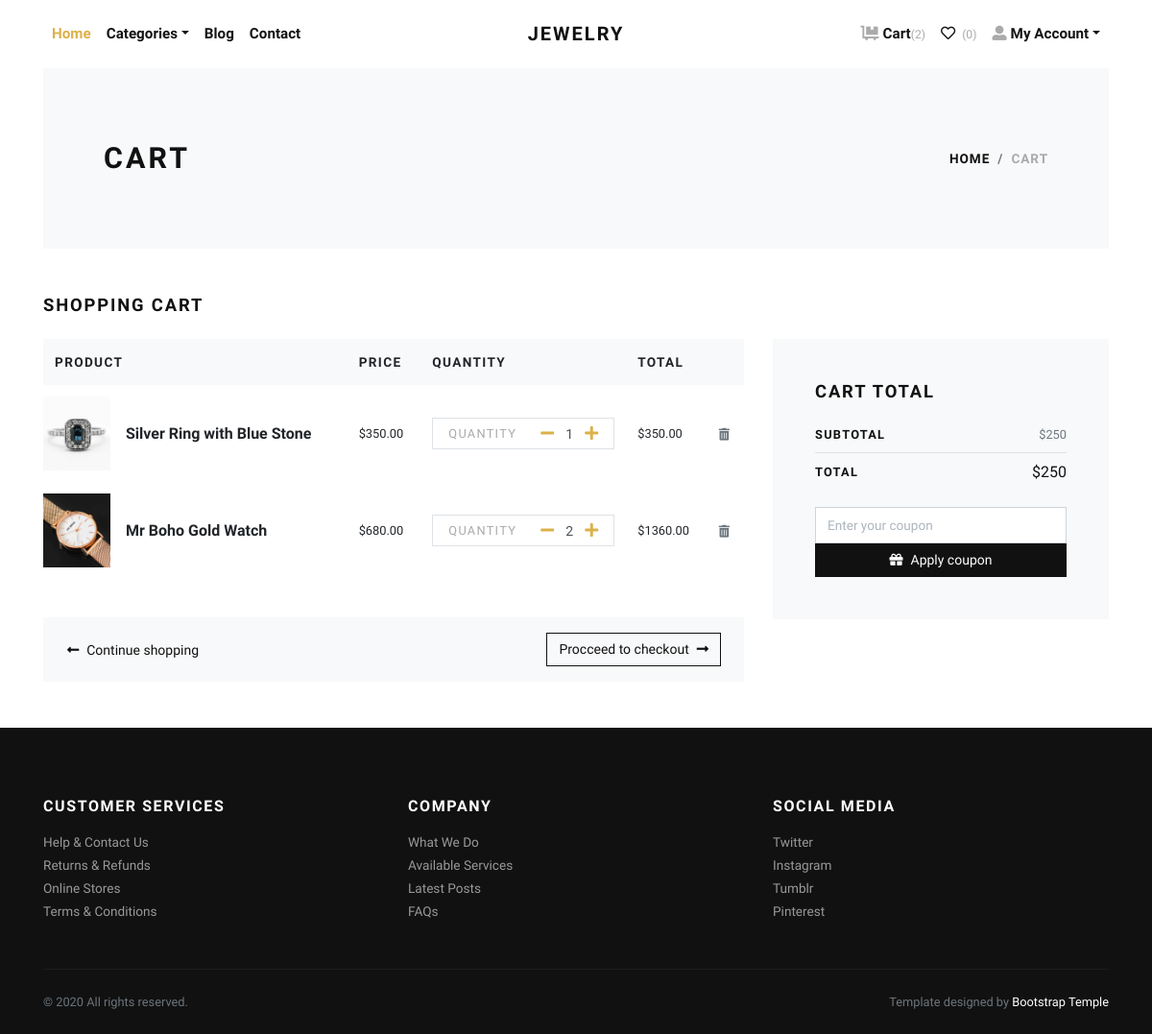
The app's page /cart/ (signed in) with its own data.
### store/models.py (models this page shows, shortened)
class Cart(models.Model):
    user = models.ForeignKey(User, verbose_name="User", on_delete=models.CASCADE)
    product = models.ForeignKey(Product, verbose_name="Product", on_delete=models.CASCADE)
    quantity = models.PositiveIntegerField(default=1, verbose_name="Quantity")
    created_at = models.DateTimeField(auto_now_add=True, verbose_name="Created Date")
    updated_at = models.DateTimeField(auto_now=True, verbose_name="Updated Date")
    @property
    def total_price(self):
        return self.quantity * self.product.price

class Product(models.Model):
    title = models.CharField(max_length=150, verbose_name="Product Title")
    slug = models.SlugField(max_length=160, verbose_name="Product Slug")
    sku = models.CharField(max_length=255, unique=True, verbose_name="Unique Product ID (SKU)")
    short_description = models.TextField(verbose_name="Short Description")
    detail_description = models.TextField(blank=True, null=True, verbose_name="Detail Description")
    product_image = models.ImageField(upload_to='product', blank=True, null=True, verbose_name="Product Image")
    price = models.DecimalField(max_digits=8, decimal_places=2)
    category = models.ForeignKey(Category, verbose_name="Product Categoy", on_delete=models.CASCADE)
    is_active = models.BooleanField(verbose_name="Is Active?")
    is_featured = models.BooleanField(verbose_name="Is Featured?")
    created_at = models.DateTimeField(auto_now_add=True, verbose_name="Created Date")
    updated_at = models.DateTimeField(auto_now=True, verbose_name="Updated Date")
    class Meta:
        verbose_name_plural = 'Products'
        ordering = ('-created_at', )

### store/views.py (the view)
# urls.py: path('cart/', views.cart, name="cart"),
def cart(request):
    user = request.user
    cart_products = Cart.objects.filter(user=user)
    return render(request, 'store/cart.html', {'cart_products':cart_products})

### store/context_preprocessors.py (called while the page is built)
def store_menu(request):
    categories = Category.objects.filter(is_active=True)
    context = {
        'categories_menu': categories,
    }
    return context

def cart_menu(request):
    if request.user.is_authenticated:
        cart_items= Cart.objects.filter(user=request.user)
        context = {
            'cart_items': cart_items,
        }
    else:
        context = {}
    return context

### templates/store/cart.html (shortened to what this page needs)
{% extends 'base.html' %}
{% load static %}
    {% block content %}
      <div class="container">
        <section class="py-5 bg-light">
          <div class="container">
            <div class="row px-4 px-lg-5 py-lg-4 align-items-center">
              <div class="col-lg-6">
                <h1 class="h2 text-uppercase mb-0">Cart</h1>
              </div>
              <div class="col-lg-6 text-lg-right">
                <nav aria-label="breadcrumb">
                  <ol class="breadcrumb justify-content-lg-end mb-0 px-0">
                    <li class="breadcrumb-item"><a href="index.html">Home</a></li>
                    <li class="breadcrumb-item active" aria-current="page">Cart</li>
                  </ol>
                </nav>
              </div>
            </div>
          </div>
        </section>
        {% if cart_products %}
        <section class="py-5">
          <h2 class="h5 text-uppercase mb-4">Shopping cart</h2>
          <div class="row">
            <div class="col-lg-8 mb-4 mb-lg-0">
              <div class="table-responsive mb-4">
                <table class="table">
                  <thead class="bg-light">
                    <tr>
                      <th class="border-0" scope="col"> <strong class="text-small text-uppercase">Product</strong></th>
                      <th class="border-0" scope="col"> <strong class="text-small text-uppercase">Price</strong></th>
                      <th class="border-0" scope="col"> <strong class="text-small text-uppercase">Quantity</strong></th>
                      <th class="border-0" scope="col"> <strong class="text-small text-uppercase">Total</strong></th>
                      <th class="border-0" scope="col"> </th>
                    </tr>
                  </thead>
                  <tbody>
                    {% for cart_product in cart_products %}
                    <tr>
                      <th class="pl-0 border-0" scope="row">
                        <div class="media align-items-center">
                          {% if cart_product.product.product_image %}
                            <a class="reset-anchor d-block animsition-link" href="{% url 'store:product-detail' cart_product.product.slug %}"><img src="{{cart_product.product.product_image.url}}" alt="{{cart_product.product.title}}" width="70"/></a>
                          {% else %}
                            <a class="reset-anchor d-block animsition-link" href="{% url 'store:product-detail' cart_product.product.slug %}"><img src="{% static 'img/product-detail-3.jpg' %}" alt="{{cart_product.product.title}}" width="70"/></a>
                          {% endif %}
                          <div class="media-body ml-3"><strong class="h6"><a class="reset-anchor animsition-link" href="{% url 'store:product-detail' cart_product.product.slug %}">{{cart_product.product.title}}</a></strong></div>
                        </div>
                      </th>
                      <td class="align-middle border-0">
                        <p class="mb-0 small">${{cart_product.product.price}}</p>
                      </td>
                      <td class="align-middle border-0">
                        <div class="border d-flex align-items-center justify-content-between px-3"><span class="small text-uppercase text-gray headings-font-family">Quantity</span>
                          <div class="quantity">
                            <a href="{% url 'store:minus-cart' cart_product.id %}" class="inc-btn p-0 ml-2"><i class="fas fa-minus"></i></a>
                            <input class="form-control form-control-sm border-0 shadow-0 p-0" type="text" value="{{cart_product.quantity}}"/>
                            <a href="{% url 'store:plus-cart' cart_product.id %}" class="inc-btn p-0"><i class="fas fa-plus"></i></a>
                          </div>
                        </div>
                      </td>
                      <td class="align-middle border-0">
                        <p class="mb-0 small">${{cart_product.total_price}}</p>
                      </td>
                      <td class="align-middle border-0"><a class="reset-anchor" href="{% url 'store:remove-cart' cart_product.id %}"><i class="fas fa-trash-alt small text-muted"></i></a></td>
                    </tr>
                    {% endfor %}
                  </tbody>
                </table>
              </div>
              <div class="bg-light px-4 py-3">
                <div class="row align-items-center text-center">
                  <div class="col-md-6 mb-3 mb-md-0 text-md-left"><a class="btn btn-link p-0 text-dark btn-sm" href="{% url 'store:home' %}"><i class="fas fa-long-arrow-alt-left mr-2"> </i>Continue shopping</a></div>
                  <div class="col-md-6 text-md-right"><a class="btn btn-outline-dark btn-sm" href="checkout.html">Procceed to checkout<i class="fas fa-long-arrow-alt-right ml-2"></i></a></div>
                </div>
              </div>
            </div>
            <div class="col-lg-4">
              <div class="card border-0 rounded-0 p-lg-4 bg-light">
                <div class="card-body">
                  <h5 class="text-uppercase mb-4">Cart total</h5>
                  <ul class="list-unstyled mb-0">
                    <li class="d-flex align-items-center justify-content-between"><strong class="text-uppercase small font-weight-bold">Subtotal</strong><span class="text-muted small">$250</span></li>
                    <li class="border-bottom my-2"></li>
                    <li class="d-flex align-items-center justify-content-between mb-4"><strong class="text-uppercase small font-weight-bold">Total</strong><span>$250</span></li>
                    <li>
                      <form action="#">
                        <div class="form-group mb-0">
                          <input class="form-control" type="text" placeholder="Enter your coupon">
                          <button class="btn btn-dark btn-sm btn-block" type="submit"> <i class="fas fa-gift mr-2"></i>Apply coupon</button>
                        </div>
                      </form>
                    </li>
                  </ul>
                </div>
              </div>
            </div>
          </div>
        </section>
        {% else %}
          <div class="text-center py-5">
            <h3 class="mb-3">Your cart is empty.</h3>
            <a href="{% url 'store:home' %}"><i class="fas fa-long-arrow-alt-left mr-2"> </i>Continue shopping</a>
          </div>
        {% endif %}
      </div>
      {% endblock content %}

### jewelryshop/static/css/style.default.css (style rules this page uses)
.text-small { font-size: 0.85rem !important; }
.text-gray { color: #aaa !important; }
strong { font-weight: 700; }
.quantity { display: -ms-flexbox; display: flex; -ms-flex-align: center; align-items: center; font-family: inherit; }
.quantity input { width: 2rem; text-align: center; }
.text-uppercase { text-transform: uppercase; letter-spacing: 0.1em; }
.border { border: 1px solid #dee2e6 !important; }
.shadow-0 { box-shadow: none !important; }
.reset-anchor { color: inherit; transition: all 0.3s; }
.headings-font-family { font-family: inherit !important; }
.btn { font-weight: 400; border: 1px solid transparent; font-family: inherit; padding: 0.375rem 1.5rem; font-size: 1rem; line-height: 1.5; border-radius: 0; transition: color 0.15s ease-in-out, background-color 0.15s ease-in-out, border-color 0.15s ease-in-out, box-shadow 0.15s ease-in-out; }
.btn-link { font-weight: 400; color: #dcb14a; }
.btn-dark { color: #fff; background-color: #111111; border-color: #111111; }
.btn-outline-dark { color: #111111; background-color: transparent; background-image: none; border-color: #111111; }
.btn-sm { padding: 0.375rem 0.75rem; font-size: 0.875rem; line-height: 1.5; border-radius: 0; }
body { font-family: "Libre Franklin", sans-serif; font-size: 1rem; font-weight: 400; line-height: 1.5; color: #111111; background-color: #fff; }
a { color: #dcb14a; text-decoration: none; }
h1, h2, h3, h4, h5, h6, .h1, .h2, .h3, .h4, .h5, .h6 { margin-bottom: 0.5rem; font-family: inherit; font-weight: 900; line-height: 1.2; color: inherit; }
h1, .h1 { font-size: 2.2rem; }
h2, .h2 { font-size: 1.9rem; }
h5, .h5 { font-size: 1.15rem; }
h6, .h6 { font-size: 1rem; }
small, .small { font-size: 80%; font-weight: 400; }
.bg-light { background-color: #f8f9fa !important; }
.text-dark { color: #111111 !important; }
.form-control { padding: 0.375rem 0.75rem; font-size: 1rem; line-height: 1.5; color: #495057; background-color: #fff; border: 1px solid #ced4da; border-radius: 0; transition: border-color 0.15s ease-in-out, box-shadow 0.15s ease-in-out; }
.form-control::placeholder { color: #adb5bd; font-size: 0.85rem; font-weight: 400; }
.form-control-sm { padding: 0.25rem 0.5rem; font-size: 0.875rem; line-height: 1.5; border-radius: 0; }
.card { background-color: #fff; border: 1px solid rgba(17, 17, 17, 0.125); border-radius: 0; }
.card-body { padding: 1.25rem; }
.breadcrumb { background: #f8f9fa; }
.breadcrumb-item { font-size: 0.85rem; text-transform: uppercase; letter-spacing: 0.07em; font-weight: 900; color: #111111; }
.breadcrumb-item a { color: inherit; transition: all 0.3s; }
.breadcrumb-item.active { color: #aaa; }

### records on screen
Cart: product.product_image (picture), product "Silver Ring with Blue Stone", product.price "350.00", quantity "1", total_price "350.00"
Cart: product.product_image (picture), product "Mr Boho Gold Watch", product.price "680.00", quantity "2", total_price "1360.00"

### other values on screen
{{ cart_items.count }} "2"
